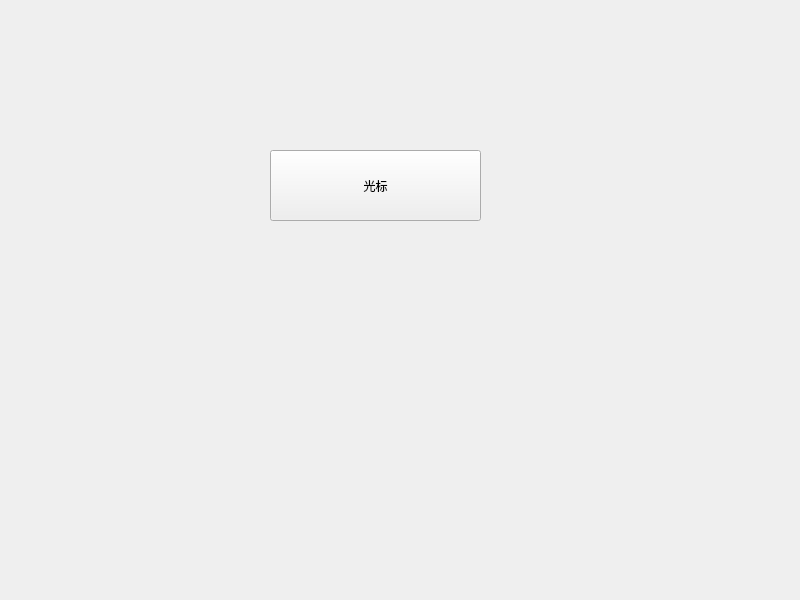
<?xml version="1.0" encoding="UTF-8"?>
<ui version="4.0">
 <class>Widget</class>
 <widget class="QWidget" name="Widget">
  <property name="geometry">
   <rect>
    <x>0</x>
    <y>0</y>
    <width>800</width>
    <height>600</height>
   </rect>
  </property>
  <property name="windowTitle">
   <string>Widget</string>
  </property>
  <widget class="QPushButton" name="pushButton">
   <property name="geometry">
    <rect>
     <x>270</x>
     <y>150</y>
     <width>211</width>
     <height>71</height>
    </rect>
   </property>
   <property name="text">
    <string>光标</string>
   </property>
  </widget>
 </widget>
 <resources/>
 <connections/>
</ui>
